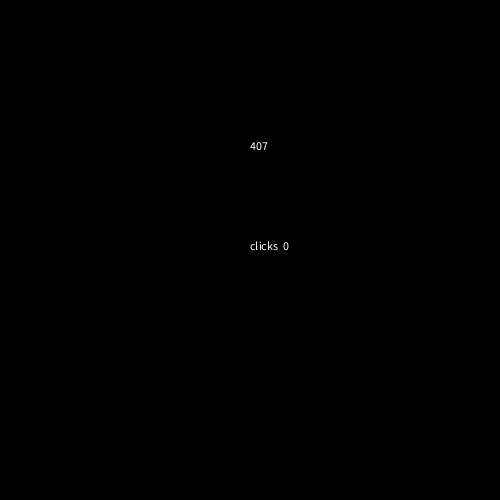
Frame 1 (no input)
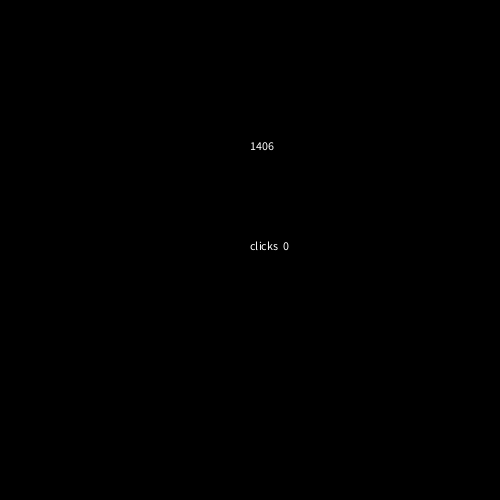
Frame 60 (the mouse pressed at the canvas centre just before this capture)
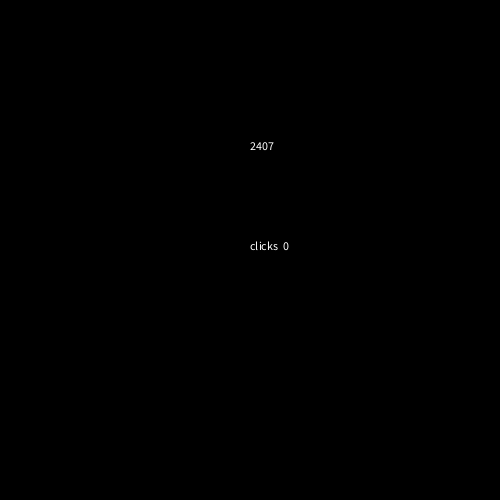
Frame 120 (the mouse held since frame 60 and released just before this capture)

The Processing sketch that drew these frames (run headless with seeded random() and noise(); from frame 60 on, the mouse is pressed at the canvas centre):

// Processing sketch: sketch_12_2
// ── sketch_12_2.pde
int seconden;
int spaties = 0;
boolean clicks = true;
boolean count = true;

void setup() {
  size(500, 500);
    
}

void draw() {
  background(0, 0, 0);
  seconden = millis() /1000;
    if (seconden >= 10) {
    clicks = false;
  }
  seconden = millis() /1000;
    if (seconden >= 10) {
    count = false;
    }
  fill(255, 255, 255);
  text("clicks  " +  spaties, 250, 250);
  text(seconden + millis() , 250, 150);
  
}
void keyReleased() {
  if (keyCode == 32  && clicks) {
    spaties ++;
  }
}          
